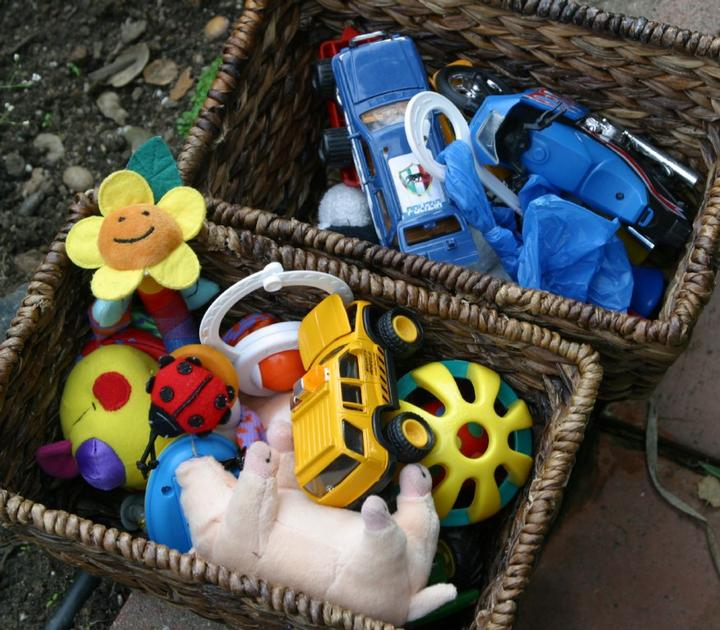
%> input picture Assignments/Assignment3Solutions/王金鹏2/grab_cut/signatureSal/samplepics/1.jpg, 720 x 630 px
$ octave --eval "result = signatureSal('../../../../../王金鹏2/grab_cut/signatureSal/samplepics/1.jpg');"   (GNU Octave 9; MATLAB toolbox functions it lacks are replaced by stand-ins)
%> lines starting %> are read from the running program, lines starting %| are printed output that depends on the picture
### Assignments/Assignment3Solutions/戴嘉伦/Grab/Threshold/Signature/mynorm.m
function map = mynorm(map,param)

if ( param.subtractMin )
  map = mat2gray(map);
else
  map = map / max(map(:));
end

### Assignments/Assignment3Solutions/刘雪飞1/default_signature_param.m
function param = default_signature_param()

%
% most important parameter. determines channels to use
% there are 3 options: LAB, DKL, RGB
%
param.colorChannels = 'LAB';

%
% signature output must be blurred
% (expressed as fraction of image width)
%
param.blurSigma = .045;

%
% size of the underlying saliency map
%
param.mapWidth = 64;

%
% resize saliency map to image input
% note: can be slow; turn off for faster performance.
%
param.resizeToInput = 1;

%
% for normalization
%
param.subtractMin = 0;

### Assignments/Assignment3Solutions/赵海伟/Grab_cut/Segmentation_code/Times/Signature/signatureSal.m
function outMap = signatureSal( img , param )

%
%  inputs:
%     img    : either matrix of intensities or filename
%     param  : optional parameters, should have fields as set in default_signature_param
%
%  output
%     outMap : a saliency map for the image
%
%
%  This algorithm is described in the following paper:
%  "Image Signature: Highlighting sparse salient regions", by Xiaodi Hou, Jonathan Harel, and Christof Koch.
%  IEEE Transactions on Pattern Analysis and Machine Intelligence, 2011.
%
%  Coding by Xiaodi Hou and Jonathan Harel, 2011
%
%  License: Code may be copied & used for any purposes as long as the use is acknowledged and cited.
%

% read in file if img is filename
if ( strcmp(class(img),'char') == 1 ) img = imread(img); end
%> in signatureSal, img is the input picture: size 630x720x3 uint8; mean R, G, B 84, 82, 72.9

% convert to double if image is uint8
if ( strcmp(class(img),'uint8') == 1 ) img = double(img)/255; end

if ( ~exist( 'param' , 'var' ) )
  param = default_signature_param;
end

img = imresize(img, param.mapWidth/size(img, 2));
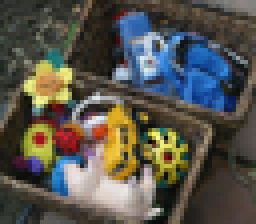
%> img: size 56x64x3 double (shown 4 times larger); mean R, G, B 0.329, 0.321, 0.286; drawn with min black and max white

numChannels = size( img , 3  );      %返回img的第三维信息，即通道数
%> numChannels = 3

if ( numChannels == 3 )

  if ( isequal( lower(param.colorChannels) , 'lab' ) )      %lower表示将大写转化为小写

    labT = makecform('srgb2lab');                           %makeform色彩转换命令，将rgb转为lab
    tImg = applycform(img, labT);                           %实现颜色空间的转换，为Lab格式
%> tImg: size 56x64x3 double; mean of channels 1, 2, 3 34.4, 2, 5.7

  elseif ( isequal( lower(param.colorChannels) , 'rgb' ) )

    tImg = img;                                             %保持rgb不变

  elseif ( isequal( lower(param.colorChannels) , 'dkl' ) )

    tImg = rgb2dkl( img );                                  %为dkl图像格式

  end

else

  tImg = img;

end

cSalMap = zeros(size(img));                                 %创建与img同样大小的全零矩阵

for i = 1:numChannels
  cSalMap(:,:,i) = idct2(sign(dct2(tImg(:,:,i)))).^2;       %DCT反变换，//（：，：，i）表示所有行和列，取第i页，结果为二维数组
end
%> cSalMap: size 56x64x3 double; mean of channels 1, 2, 3 1, 1, 1

outMap = mean(cSalMap, 3);                                  %对第3维求平均
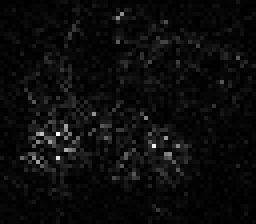
%> outMap: size 56x64 double (shown 4 times larger); min 8.29e-05, max 20.95, mean 1; drawn with min black and max white

if ( param.blurSigma > 0 )
  kSize = size(outMap,2) * param.blurSigma;
%> kSize = 2.88
  outMap = imfilter(outMap, fspecial('gaussian', round([kSize, kSize]*4), kSize));
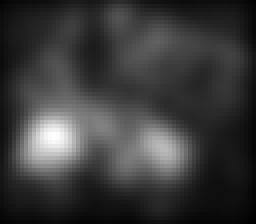
%> outMap: size 56x64 double (shown 4 times larger); min 0.0824, max 3.9, mean 0.966; drawn with min black and max white
end

if ( param.resizeToInput )
  outMap = imresize( outMap , [ size(img,1) size(img,2) ] );
end

outMap = mynorm( outMap , param );

$ run again, on Assignments/Assignment3Solutions/王金鹏2/grab_cut/signatureSal/samplepics/2.jpg
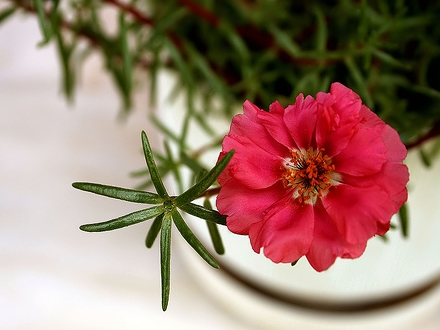
%> input picture Assignments/Assignment3Solutions/王金鹏2/grab_cut/signatureSal/samplepics/2.jpg, 440 x 330 px
%> in signatureSal, img is the input picture: size 330x440x3 uint8; mean R, G, B 158.4, 127.8, 114.6
%> tImg: size 48x64x3 double; mean of channels 1, 2, 3 56.6, 9.6, 15.2
%> in signatureSal, `outMap = mean(cSalMap, 3);`:
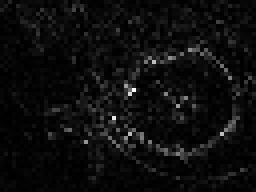
%> outMap: size 48x64 double (shown 4 times larger); min 0.00134, max 18.61, mean 1; drawn with min black and max white
%> in signatureSal, `outMap = imfilter(outMap, fspecial('gaussian', round([kSize, kSize]*4)..`:
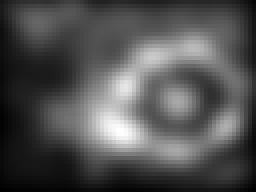
%> outMap: size 48x64 double (shown 4 times larger); min 0.116, max 2.73, mean 0.956; drawn with min black and max white

$ run again, on Assignments/Assignment3Solutions/王金鹏2/grab_cut/signatureSal/samplepics/3.jpg
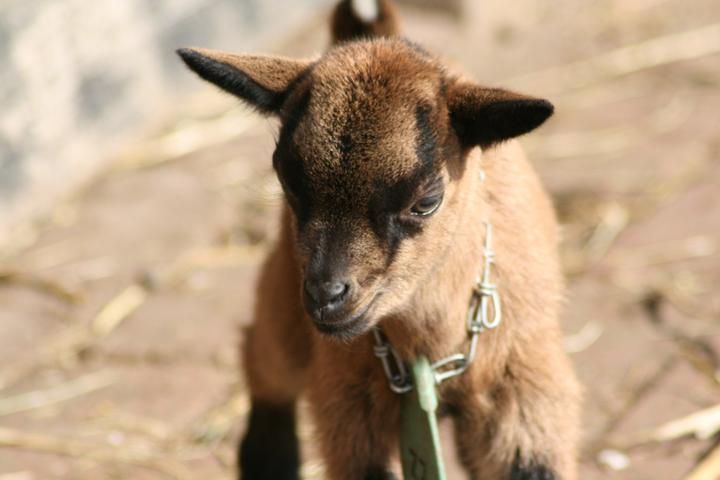
%> input picture Assignments/Assignment3Solutions/王金鹏2/grab_cut/signatureSal/samplepics/3.jpg, 720 x 480 px
%> in signatureSal, img is the input picture: size 480x720x3 uint8; mean R, G, B 181.8, 155.9, 128.7
%> tImg: size 43x64x3 double; mean of channels 1, 2, 3 65.2, 7.1, 18.1
%> in signatureSal, `outMap = mean(cSalMap, 3);`:
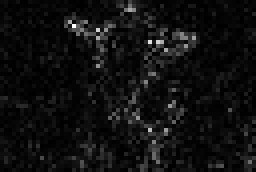
%> outMap: size 43x64 double (shown 4 times larger); min 0.00284, max 15.66, mean 1; drawn with min black and max white
%> in signatureSal, `outMap = imfilter(outMap, fspecial('gaussian', round([kSize, kSize]*4)..`:
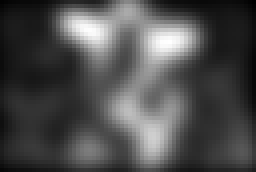
%> outMap: size 43x64 double (shown 4 times larger); min 0.153, max 2.73, mean 0.936; drawn with min black and max white

$ run again, on Assignments/Assignment3Solutions/王金鹏2/grab_cut/signatureSal/samplepics/4.jpg
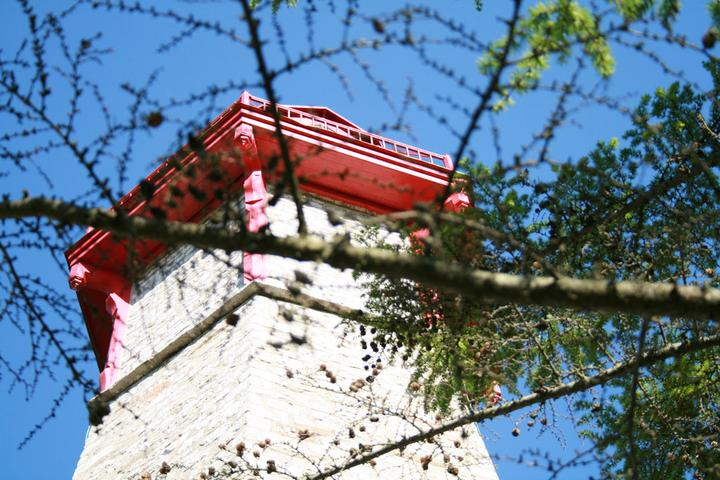
%> input picture Assignments/Assignment3Solutions/王金鹏2/grab_cut/signatureSal/samplepics/4.jpg, 720 x 480 px
%> in signatureSal, img is the input picture: size 480x720x3 uint8; mean R, G, B 108.6, 127.1, 143.5
%> in signatureSal, `img = imresize(img, param.mapWidth/size(img, 2));`:
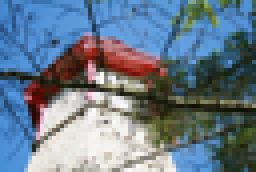
%> img: size 43x64x3 double (shown 4 times larger); mean R, G, B 0.426, 0.498, 0.563; drawn with min black and max white
%> tImg: size 43x64x3 double; mean of channels 1, 2, 3 51.9, -1.4, -9.6
%> in signatureSal, `outMap = imfilter(outMap, fspecial('gaussian', round([kSize, kSize]*4)..`:
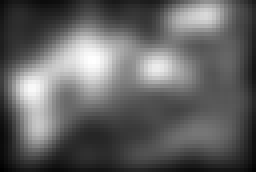
%> outMap: size 43x64 double (shown 4 times larger); min 0.134, max 2.22, mean 0.941; drawn with min black and max white
